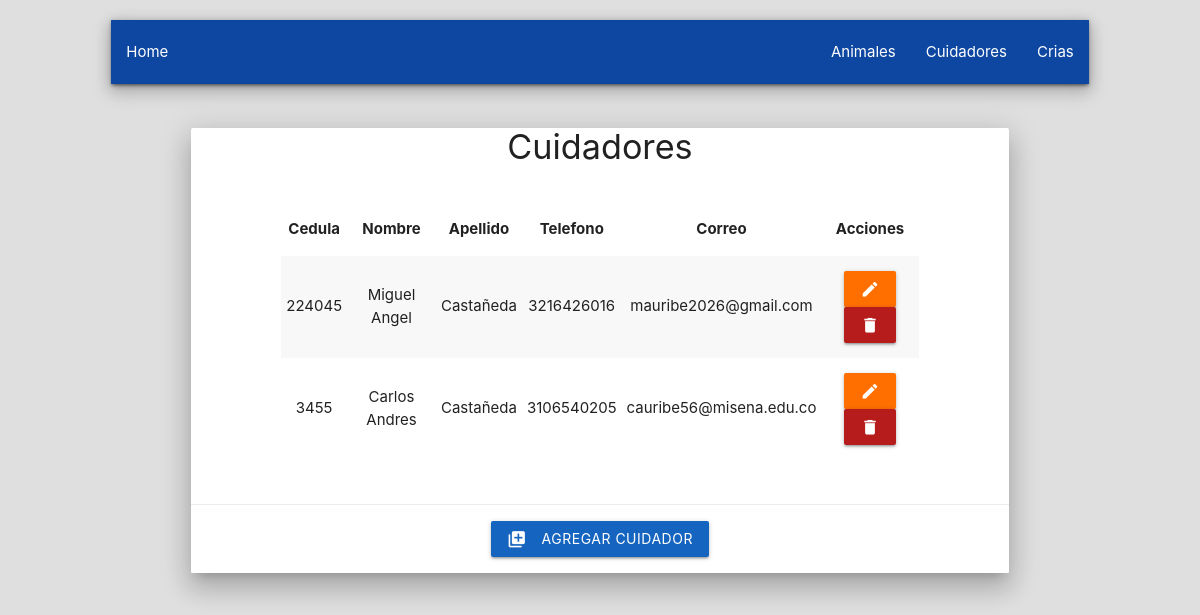
The page /cuidador on the database as committed earlier.
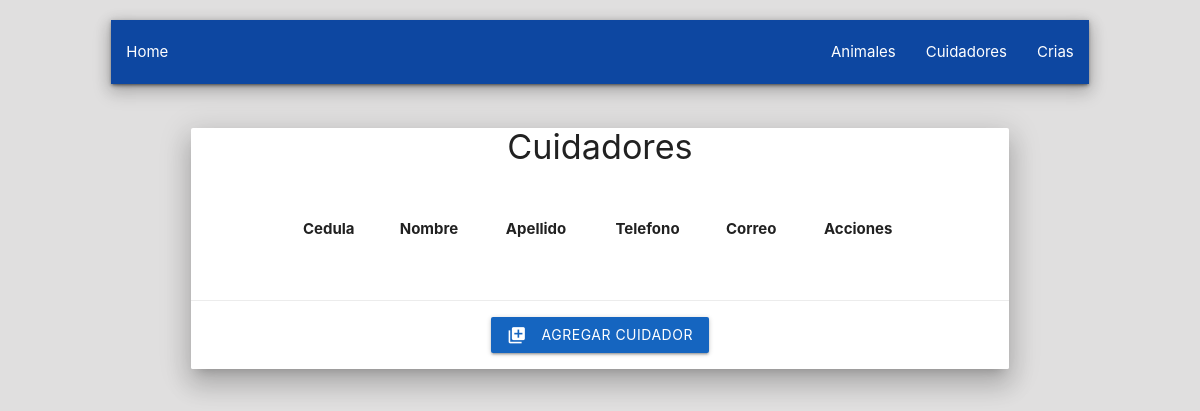
The same page on the database as committed later.
### tables this page shows
CREATE TABLE `tblcuidador` (
  `cui_id` int(10) NOT NULL,
  `cui_cedula` int(15) UNSIGNED NOT NULL,
  `cui_nombre` varchar(35) NOT NULL,
  `cui_apellido` varchar(35) NOT NULL,
  `cui_telefono` int(15) UNSIGNED NOT NULL,
  `cui_correo` varchar(35) NOT NULL
);

### libs/view.php (called while the page is built, shortened)
<?php
    class View{
        function render($nombre, $data = []){
            $this->data = $data;
            require 'views/'. $nombre .'.php';
        }
    }
?>

### controllers/cuidador.php (called while the page is built, shortened)
<?php
    class Cuidador extends Controller  {
        public function index(){
            $this->view->render('estructura/header');
            $this->view->render('cuidadores/index');
            $this->RefreshDataTable();
            $this->view->render('cuidadores/formcreate');
            $this->view->render('estructura/footer');
        }
        public function setData($data){
            $this->data = $data;
        }
        public function getData(){
            return $this->data;
        }
        public function RefreshDataTable(){
            $res = $this->model->getAll();
            $this->view->render('cuidadores/table',$this->getData());
        }
    }
?>

### index.php (called while the page is built, shortened)
<?php
    require_once 'config/database.php';
    require_once 'libs/controller.php';
    require_once 'libs/view.php';
    require_once 'libs/model.php';
    require_once 'libs/app.php';
?>

### config/database.php (called while the page is built, shortened)
<?php
    class Database {
        private $servidor;
		private $user;
		private $password;
		private $database;
        function __construct()
        {
            $this->servidor = constant('SERVIDOR');
            $this->database = constant('DATABASE');
            $this->password = constant('PASSWORD');
            $this->user = constant('USER');
        }
        function conexion()
        {
            try {
                $this->conection = 'mysql:host='.$this->servidor.';dbname='.$this->database.';charset=utf8';
                $options = [
                    PDO::ATTR_ERRMODE           => PDO::ERRMODE_EXCEPTION,
                    PDO::ATTR_EMULATE_PREPARES  => false,
                ];
                $pdo = new PDO($this->conection,$this->user,$this->password, $options);
                return $pdo;
            } catch (PDOException $e) {
                print_r('Error de Conexion: '. $e->getMessage());
            }
        }
    }
?>

### libs/model.php (called while the page is built, shortened)
<?php
    class Model{
        function __construct()
        {
            $this->db = new Database();
        }
        function prepare($query){
            return $this->db->conexion()->prepare($query);
        }
    }
?>

### models/cuidadormodel.php (called while the page is built, shortened)
<?php
    class cuidadorModel extends Model implements IModel {
        public function getAll(){
            try {
                $query = $this->prepare('SELECT * FROM tblcuidador ORDER BY cui_id DESC');
                $query->execute();
                return $query->fetchAll();
            } catch (PDOException $e) {
                $this->showError('getAll','cuidador',$e);
            }
        }
    }
?>

### libs/controller.php (called while the page is built, shortened)
<?php
    class Controller{
        function cargarModel($model){
            $url = 'models/'.$model.'model.php';
            if (file_exists($url)) {
                $this->model = new $NombreModel;
            }
        }
    }
?>

### views/cuidadores/table.php (the view)
<div id="table_data_cuidador">
    <div class="container">
        <div class="row" >
            <div class="col s12" >
                <div class="card  z-depth-4">
                    <div class="card-title center">
                        <h4> Cuidadores</h4>
                    </div>
                    <div class="card-content">
                        <div class="row">
                            <div class="col s1"></div>
                            <div class="col s10">
                                <table class="responsive-table centered striped" >
                                    <thead>
                                        <tr>
                                            <th>Cedula</th>
                                            <th>Nombre </th>
                                            <th>Apellido</th>
                                            <th>Telefono</th>
                                            <th>Correo</th>
                                            <th>Acciones</th>
                                        </tr>
                                    </thead>
                                    <tbody>
                                        <?php
                                            foreach ($this->data as $value) {
                                        ?>
                                            <tr>
                                                <td><?php echo $value['cui_cedula'] ?></td>
                                                <td><?php echo $value['cui_nombre'] ?></td>
                                                <td><?php echo $value['cui_apellido'] ?></td>
                                                <td><?php echo $value['cui_telefono'] ?></td>
                                                <td><?php echo $value['cui_correo'] ?></td>
                                                <td>
                                                    <button data-target="modalCuidadorEdit" class="btn modal-trigger waves-effect amber darken-4" onclick="OneData(<?php echo $value['cui_id'] ?>)"><i class="material-icons">edit</i></button>
                                                    <button onclick="DeleteData(<?php echo $value['cui_id'] ?>)" class="btn modal-trigger waves-effect red darken-4"><i class="material-icons">delete</i></button>
                                                </td>
                                            </tr>
                                        <?php } ?>
                                    </tbody>
                                </table>
                            </div>
                        </div>
                    </div>
                    <div class="card-action center">
                        <button data-target="modalCuidador" class="btn modal-trigger waves-effect blue darken-3"><i class="material-icons left">library_add</i>Agregar Cuidador</button>
                    </div>
                </div>
            </div>
        </div>
    </div>
</div>

### libs/app.php (shortened to what this page needs)
<?php
    function IsLoadView($archivoController,$WhatAction,$url = null){
        if (file_exists($archivoController)) {
            if ($WhatAction == 'LoadView') {
                $controller = new $clase;
                $controller->cargarModel($url[0]);
                $controller->{'index'}();
            }
        }else{
            $controller = new ErrorPage();
        }
    }
    function IsCleanUrl(){
        $url =  isset($_GET['url']) ? $_GET['url'] : null ;
        $url = rtrim($url, '/');
        $url = explode('/',$url);
        return $url;
    }
        $exist = empty($_GET['url']) ? false : true;
        if (isset($_POST['Acc']) && isset($_POST['Ctr'])) {
            $ctr = $_POST['Ctr'];
            $archivoController = 'controllers/'. $ctr . '.php';
            IsLoadView($archivoController,'LoadObjectAction');
        }else if ($exist) {
            $url = IsCleanUrl();
            $archivoController = 'controllers/'. $url[0] . '.php';
            IsLoadView($archivoController,'LoadView',$url);
        }else {
            $archivoController = 'controllers/main.php';
            IsLoadView($archivoController,'LoadIndex');
        }
?>

### views/estructura/header.php (shortened to what this page needs)
<!DOCTYPE html>
<html lang="en" id="root">
<head>
    <link rel="stylesheet" href="https://cdnjs.cloudflare.com/ajax/libs/jquery-confirm/3.3.2/jquery-confirm.min.css">
    <link rel="stylesheet" href="public/css/toastr.min.css">
    <link rel="stylesheet" href="public/css/materialize.min.css">
    <link rel="stylesheet" href="public/css/home.css">
</head>
    <body>
        <div class="row">
            <div class="col s1"> </div>
            <div class="col s10">
                <nav>
                    <div class="nav-wrapper blue darken-4 z-depth-3">
                        <ul>
                            <li><a href="./">Home</a></li>
                        </ul>
                        <ul  class="right ">
                            <li><a href="animal">Animales</a></li>
                            <li><a href="cuidador">Cuidadores</a></li>
                            <li><a href="cria">Crias</a></li>
                        </ul>
                    </div>
                </nav>
            </div>
            <div class="col s2"></div>
        </div>

### views/estructura/footer.php
    </body>
</html>

### public/css/home.css (style rules this page uses)
body { background-color: rgb(224, 223, 223); }

Rows that differ between the two databases and show on the page:
removed tblcuidador: cui_cedula "224045", cui_nombre "Miguel Angel", cui_apellido "Castañeda", cui_telefono "3216426016", cui_correo "mauribe2026@gmail.com"
removed tblcuidador: cui_cedula "3455", cui_nombre "Carlos Andres", cui_apellido "Castañeda", cui_telefono "3106540205", cui_correo "cauribe56@misena.edu.co"
